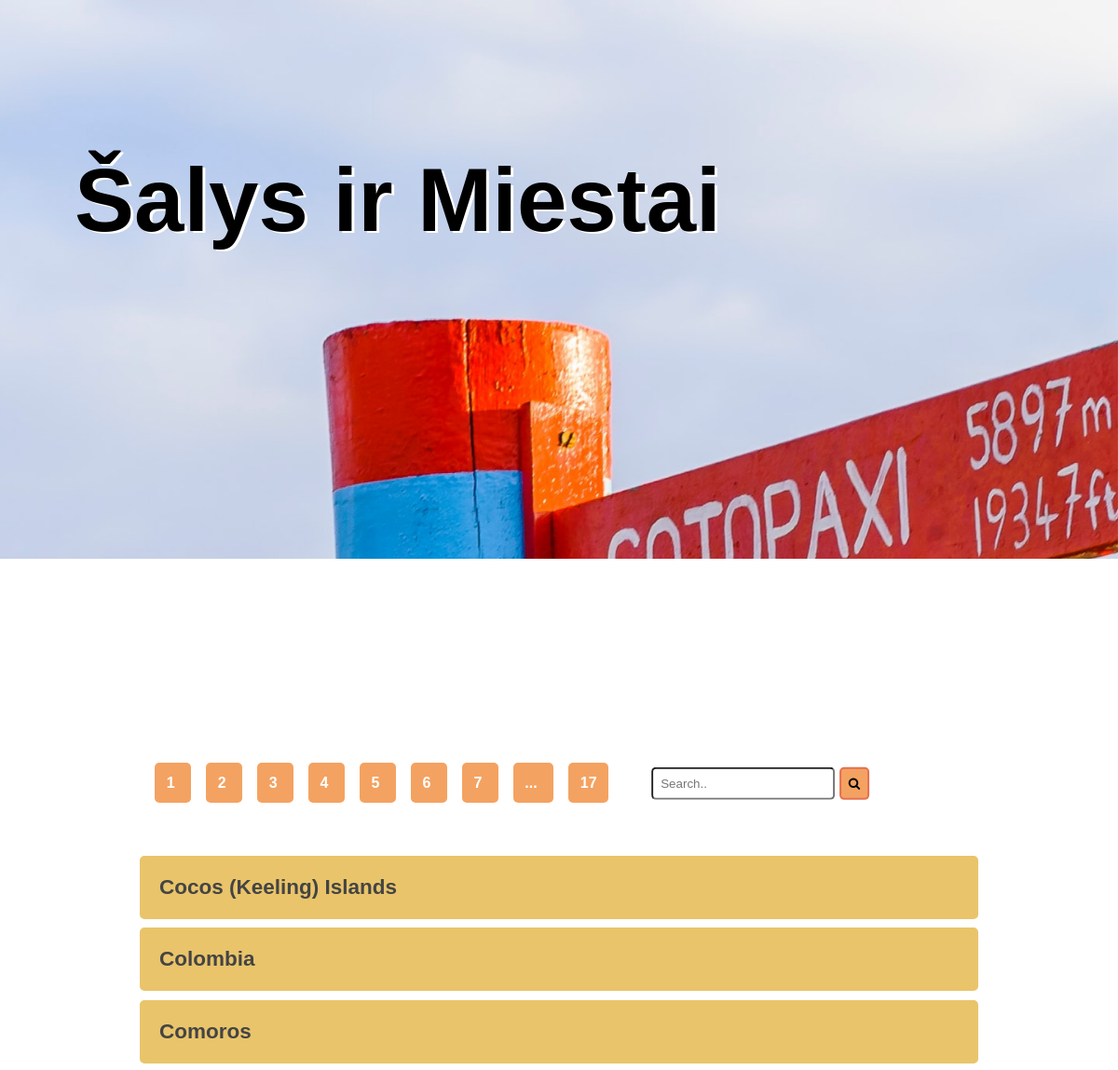
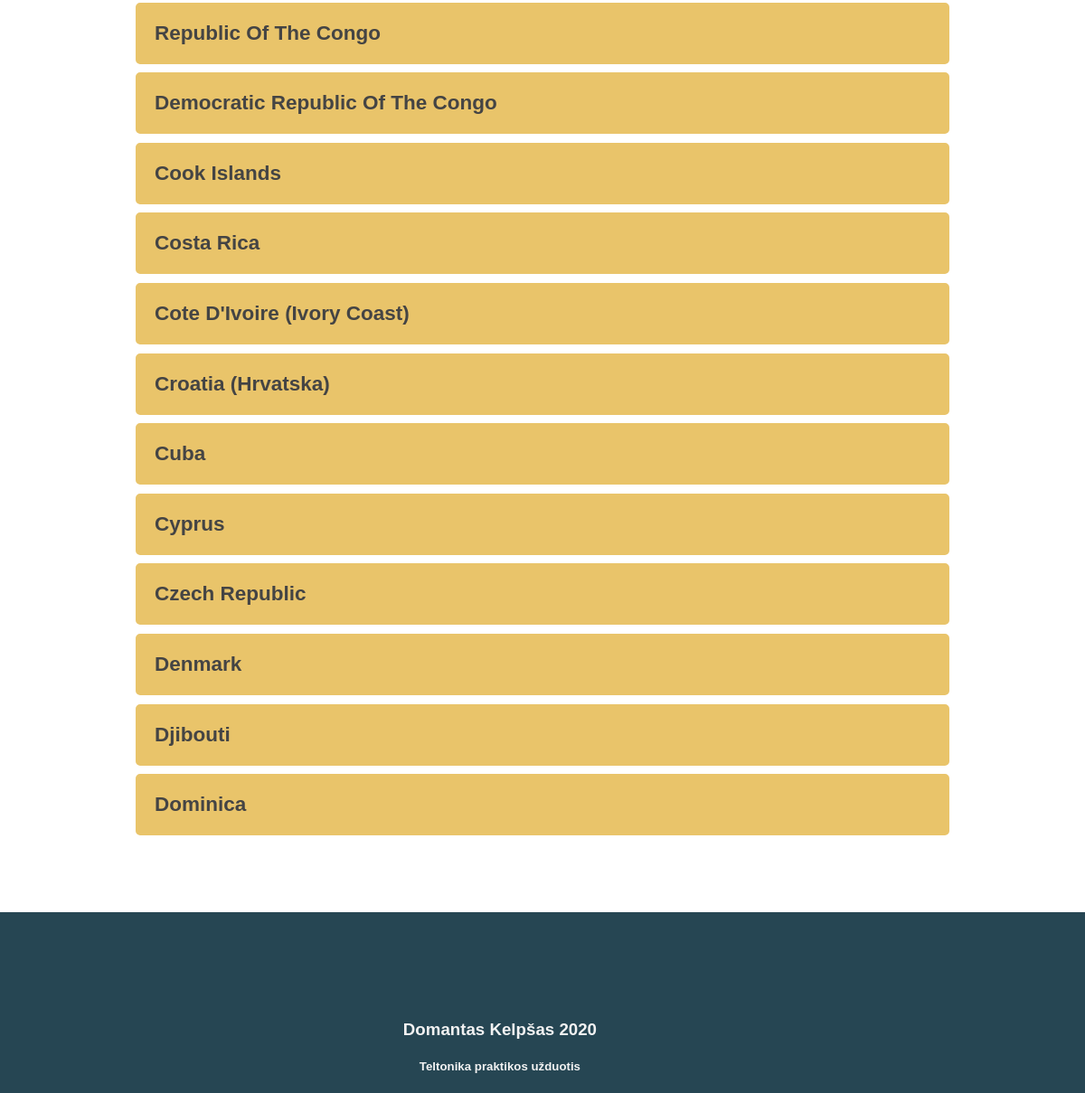
The page /webpage/index.php?start=3 on the database its author committed (2 pictures, top to bottom).
### tables this page shows
CREATE TABLE `country` (
  `name` varchar(64) NOT NULL,
  `sortname` varchar(2) NOT NULL,
  `area` float UNSIGNED NOT NULL DEFAULT 0,
  `population` int(10) UNSIGNED NOT NULL DEFAULT 0,
  `phonecode` smallint(5) UNSIGNED NOT NULL,
  `flag` varchar(255) DEFAULT NULL,
  `id` smallint(5) UNSIGNED NOT NULL
);

### webpage/db/db_getlist.php (called while the page is built, shortened)
<?php
include 'db_connect.php';
$getCountries = $conn->prepare("SELECT * FROM country ORDER BY id ASC");
$getCountries->execute();
$countries = $getCountries->fetchAll();
$itemsPerPage = 15;
$getCountriesCount = $conn->prepare("SELECT COUNT(id) fROM country");
$getCountriesCount->execute();
$row = $getCountriesCount->fetch();
$countryCount = $row[0];
$pageNums = ceil($countryCount/$itemsPerPage);
if(!empty($_GET['start']))
$page = $_GET['start'];
else $page = 0;
$start = $page * $itemsPerPage;
$getCountriesWithLimit = $conn->prepare("SELECT * FROM country ORDER BY id ASC limit $start,$itemsPerPage");
$getCountriesWithLimit->execute();
$countries = $getCountriesWithLimit->fetchAll();

### webpage/components/datalist.php (the view, shortened to what this page needs)
<?php
require 'db/db_getlist.php'; ?>
<div class="search-container">
<?php include 'search.php';
include 'paging.php'; ?>
</div>
<?php
foreach($countries as $country):?>
        <button class="accordion"><h2><?= $country['name']?></h2>
        </button>
        <?php  endforeach;?>

### webpage/index.php (shortened to what this page needs)
<!DOCTYPE html>
<html lang="en">
<head>
    <link rel="stylesheet" href="styles/main.css">
    <link rel="stylesheet" href="styles/accordion.css">
    <link rel="stylesheet" href="styles/cards.css">
    <link rel="stylesheet" href="styles/search.css">
    <link rel="stylesheet" href="https://cdnjs.cloudflare.com/ajax/libs/font-awesome/4.7.0/css/font-awesome.min.css">
</head>
<body>
    <section class="hero"></section>
    <h1 class="hero-title">Šalys ir Miestai</h1>
    <section class="data-list">
      <?php include 'components/datalist.php'?>
    </section>
    <footer>
    <div class="footer-text">
      <h3>Domantas Kelpšas 2020</h3>
      <h5>Teltonika praktikos užduotis</h5>
    </div>
    </footer>
</body>
</html>

### webpage/components/search.php (shortened to what this page needs)
<div class="search-box">
    <form action="./index.php" method="post">
      <input type="text" placeholder="Search.." name="search">
      <button type="submit"><i class="fa fa-search"></i></button>
    </form>
  </div>

### webpage/components/paging.php (shortened to what this page needs)
<div class="paging">
<?php
if (!empty($_GET['start'])) {
    $page = $_GET['start'];
} else {
    $page = 0;
}
if ($page-4<0) {
    for ($i=0;$i<$page+4;$i++) {
        echo '<a href="index.php?start='.$i.'">'.($i+1).' </a>';
    }
    echo '<a>'."...".' </a>';
    echo '<a href="index.php?start='.($pageNums-1).'">'.$pageNums.' </a>';
} else {
    echo '<a href="index.php?start='.(1).'">'.(1).' </a>';
    echo '<a>'."...".' </a>';
    for ($i=$pageNums-4;$i<$pageNums;$i++) {
        echo '<a href="index.php?start='.$i.'">'.($i+1).' </a>';
    }
}
?>
</div>

### webpage/styles/main.css (style rules this page uses)
* { box-sizing: border-box; }
html, body { margin: 0; padding: 0; }
body { font-family: Arial, Helvetica, sans-serif; }
section.hero { width: 100%; height: 75vh; background: url(../img/hero.jpg); background-repeat: no-repeat; background-size: cover; background-position: center; background-attachment: fixed; margin-bottom: 25vh; }
.data-list { width: 75%; margin: 5rem auto; }
h1.hero-title { text-align: center; margin: 5rem 0; font-size: 96px; font: sans-serif; position: absolute; top:5rem; left: 5rem; text-shadow: 3px 2px #ffffff; animation: floatText 1s ease-in-out; }
footer { position: relative; width: 100%; height: 25vh; background-color: #264653; text-align: center; }
.footer-text { position: absolute; top: 50%; right: 45%; color: #f2f2f2; }

### webpage/styles/accordion.css (style rules this page uses)
.accordion { background-color: #e9c46a; color: #444; cursor: pointer; padding: 18px; width: 100%; border: solid 3px #e9c46a; text-align: left; outline: none; font-size: 15px; transition: 0.4s; margin: 0.3rem 0; }
.accordion h2 { display: inline; vertical-align: middle; padding-right: 1rem; }

### webpage/styles/search.css (style rules this page uses)
.paging { padding: 2rem 0.5rem; width: auto; display: inline-block; }
.paging a { margin: 0.5rem; padding: 0.8rem; background-color: #f4a261; border-radius: 5px; color: white; font-weight: bold; text-decoration: none; }
.search-container { position: relative; margin: 2rem 0; }
.search-box { display: inline-block; position: absolute; top: 50%; right: 0%; transform: translate(-50%, -49%); }
.search-box input, button { padding: 0.5rem; border-radius: 5px; }
.search-box button { background-color: #f4a261;; border: 2px solid #e76f51; }

### rows shown on the page
country: name "Cocos (Keeling) Islands"
country: name "Colombia"
country: name "Comoros"
country: name "Republic Of The Congo"
country: name "Democratic Republic Of The Congo"
country: name "Cook Islands"
country: name "Costa Rica"
country: name "Cote D'Ivoire (Ivory Coast)"
country: name "Croatia (Hrvatska)"
country: name "Cuba"
country: name "Cyprus"
country: name "Czech Republic"
country: name "Denmark"
country: name "Djibouti"
country: name "Dominica"

### other values the page prints
$pageNums "17"
